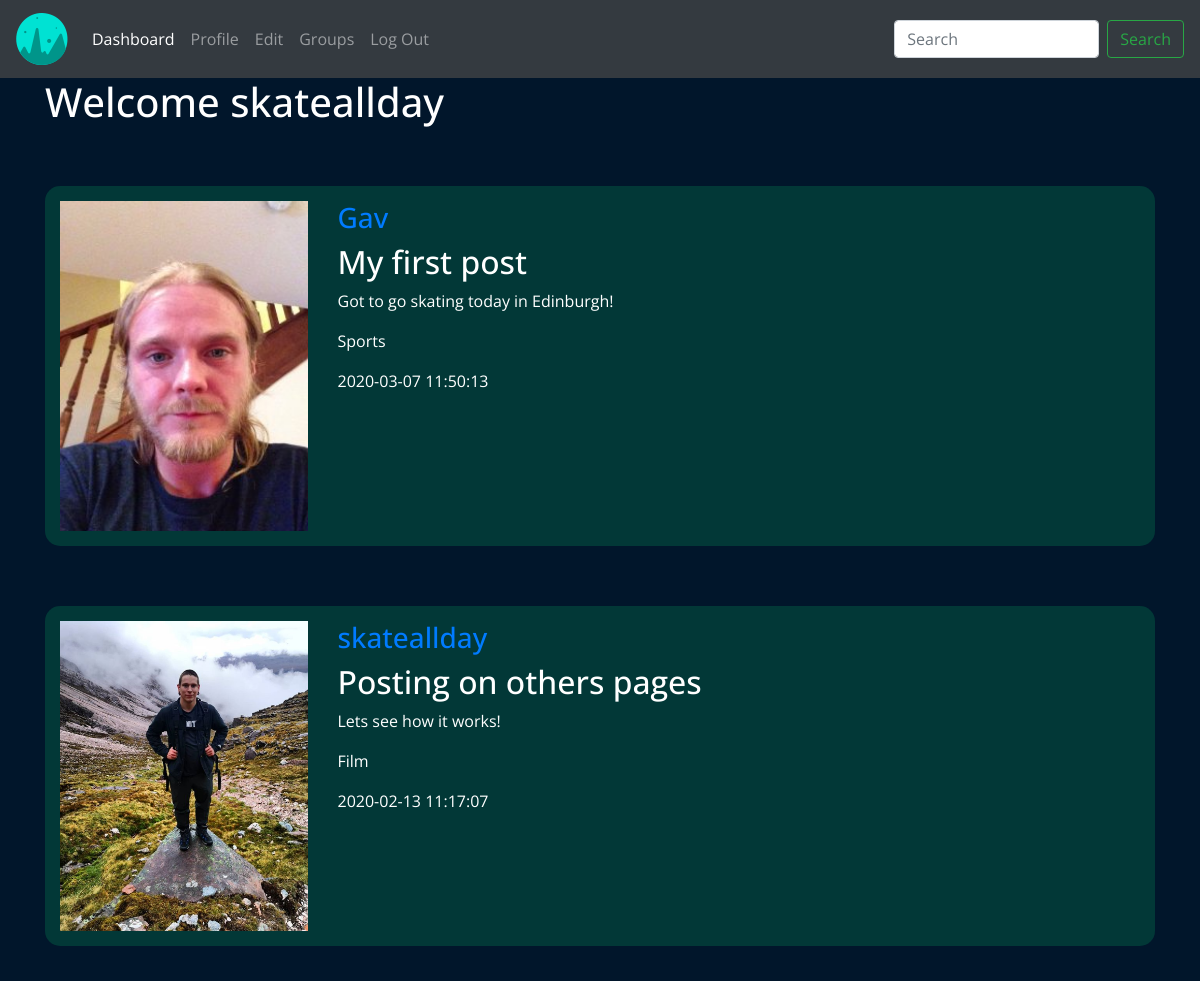
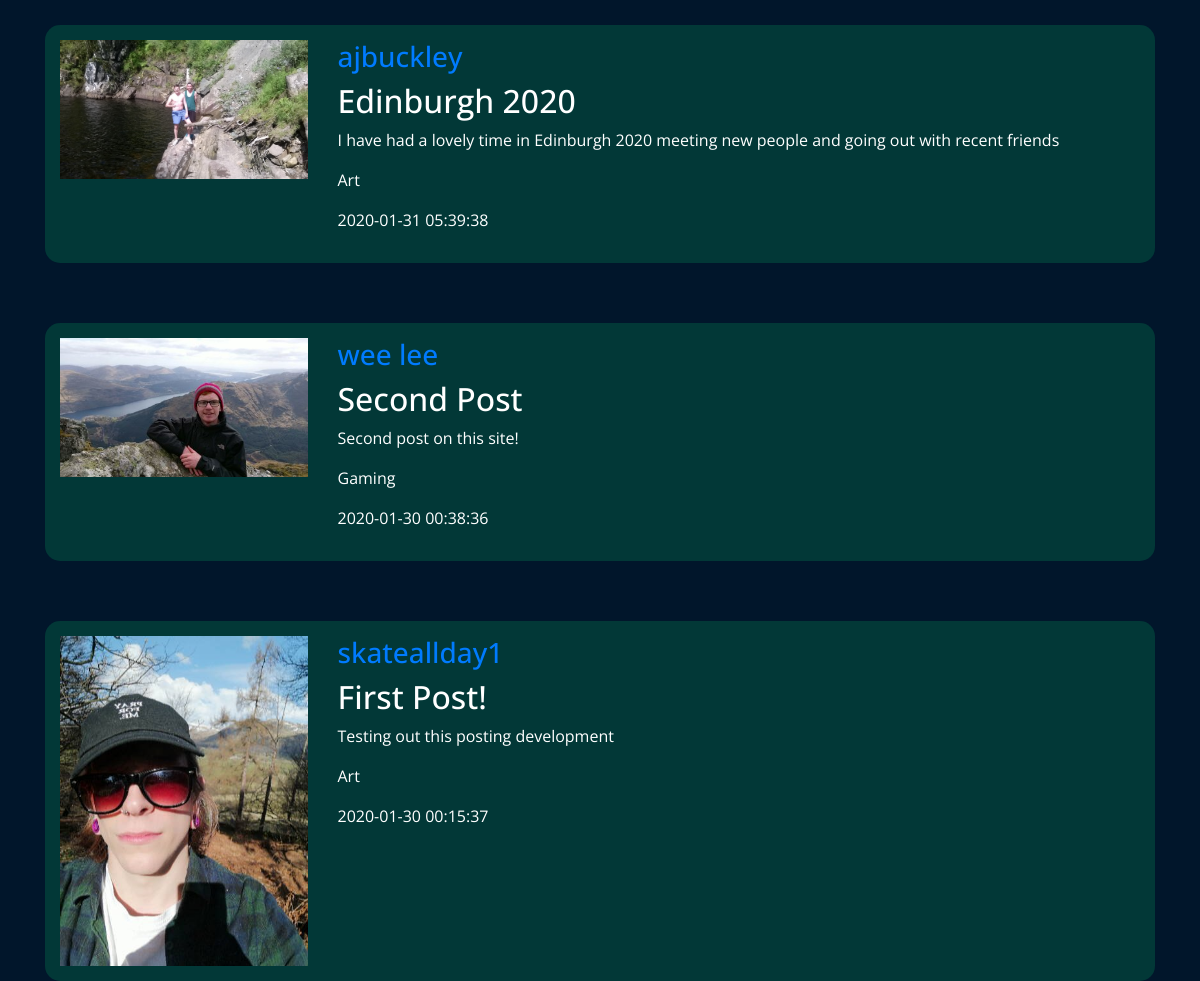
Page /dashboard (signed in) on the committed database (2 pictures, top to bottom).
### tables this page shows
CREATE TABLE "userPost"(
    author TEXT PRIMARY KEY,
    postTitle TEXT NOT NULL,
    postContent TEXT NOT NULL,    
    category TEXT NOT NULL,
    postImage TEXT,
    dateTime TEXT NOT NULL
);

CREATE TABLE accountData (
username TEXT NOT NULL,
email TEXT NOT NULL,
password TEXT NOT NULL,
bio TEXT,
imageName TEXT,
interests TEXT,
dailyVotes INT);

### app.py (the view, shortened to what this page needs)
@app.route("/dashboard")
def dashboard():
        if g.username:
                form = postStatus(request.form)
                conn =sqlite3.connect('userData.db')
                print ("Opened database successfully")
                c = conn.cursor()
                c.execute('SELECT author, imageName, postTitle, postContent, category, dateTime FROM accountData INNER JOIN userPost ON userPost.author = accountData.username ORDER BY dateTime DESC');
                posts = c.fetchall()
                print(posts)
                for post in posts:
                        postTitle = post[2]
                        postContent = post[3]
                        category = post[4]
                return render_template('dashboard.html', posts=posts, username=g.username)
        else:
                flash('Please Login to continue')
                return redirect('Login')

### forms/forms.py
class postStatus(FlaskForm):
    postTitle = StringField('title', validators=[DataRequired(), Length(min=2, max=50)])
    postContent = StringField('content', validators=[DataRequired()], widget=TextArea())
    category = SelectField('category', choices=[('Art', 'Art'), ('Music', 'Music'), ('Sports', 'Sports'), ('Travel', 'Travel'),('Food', 'Food'), ('Gaming', 'Gaming'), ('Film', 'Film'), ('Politics', 'Politics')])
    upload = FileField('Upload Profile Image')
    submit = SubmitField('Send it!')

### app.py (called while the page is built)
@app.before_request
def before_request():
        g.username = None
        if 'username' in session:
                g.username = session['username']

### static/frontend/public/templates/dashboard.html (shortened to what this page needs)
{% extends "template.html" %}
{% block content %}
<div class="container">
    <div class="row">
        <div class="col-sm-12">
            <h1>Welcome {{username}}</h1>
                {% for post in posts %}
                <div class="previousPosts">
                    <div class="row">
                        <div class="col-sm-3">
                            <img class="dashboardPhotos" src={{url_for('static', filename=post[1])}}>
                        </div>
                        <div class="col-sm-9">
                            <h3><a href={{url_for('profileUserName', user=post[0])}}>{{post[0]}}</a></h3>
                            <h2>{{post[2]}}</h2>
                            <p>{{post[3]}}</p>
                            <p>{{post[4]}}</p>
                            <p>{{post[5]}}</p>
                        </div>
                    </div>
                </div>
                {% endfor %}
        </div>
    </div>
</div>
{% endblock %}

### static/frontend/public/styles.css (style rules this page uses)
.body { min-height: 100vh; position: relative; margin: 0; font-family: 'Open Sans', sans-serif; color:#fff; background-color: #01162B; background-image: url(background2.jpg); background-size: cover; background-repeat: no-repeat; background-attachment: fixed; }
.dashboardPhotos { width:100%; height:auto; }
.previousPosts { background-color:#023837; border-radius: 15px; padding:15px; margin-top:5vmin; }

### rows in the picture
userPost: imageName (picture), author "Gav", postTitle "My first post", postContent "Got to go skating today in Edinburgh!", category "Sports", dateTime "2020-03-07 11:50:13"
userPost: imageName (picture), author "skateallday", postTitle "Posting on others pages", postContent "Lets see how it works!", category "Film", dateTime "2020-02-13 11:17:07"
userPost: imageName (picture), author "ajbuckley", postTitle "Edinburgh 2020", postContent "I have had a lovely time in Edinburgh 2020 meeting new people and going out with recent friends", category "Art", dateTime "2020-01-31 05:39:38"
userPost: imageName (picture), author "wee lee", postTitle "Second Post", postContent "Second post on this site!", category "Gaming", dateTime "2020-01-30 00:38:36"
userPost: imageName (picture), author "skateallday1", postTitle "First Post!", postContent "Testing out this posting development", category "Art", dateTime "2020-01-30 00:15:37"

### other values in the picture
{{ username }} "skateallday"
